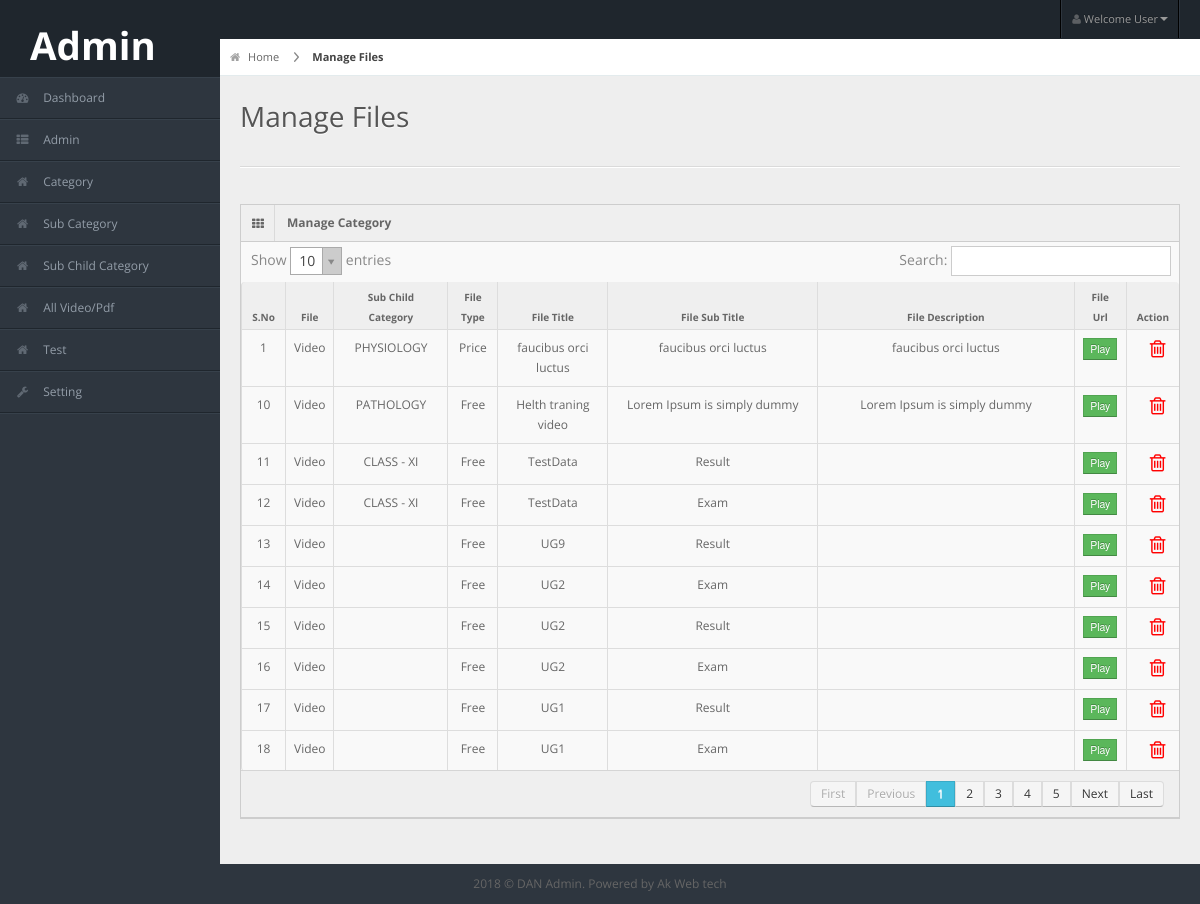
The page /manage_file.php on the database its author committed.
### tables this page shows
CREATE TABLE `video_pdf` (
  `id` int(11) NOT NULL,
  `file_type` varchar(50) NOT NULL,
  `sub_child_cat` int(11) NOT NULL,
  `type` int(11) NOT NULL,
  `file` text NOT NULL,
  `title` varchar(255) NOT NULL,
  `sub_title` varchar(255) NOT NULL,
  `desc` text NOT NULL,
  `status` int(11) NOT NULL,
  `created_on` datetime NOT NULL
);

CREATE TABLE `sub_child_category` (
  `id` int(11) NOT NULL,
  `cat_id` int(11) NOT NULL,
  `sub_cat_id` int(11) NOT NULL,
  `sub_child_name` varchar(100) NOT NULL,
  `status` int(11) NOT NULL,
  `created_on` datetime NOT NULL
);

### manage_file.php (the view, shortened to what this page needs)
<?php
$file = mysql_query("SELECT * FROM video_pdf order by created_on desc");
?>
<!DOCTYPE html>
<html lang="en">
   <?php include("segment/head.php");?>
<body>
   <?php include("segment/header.php");?>
    <?php include("segment/left_sidebar.php");?>
<div id="content">
  <div id="content-header">
    <div id="breadcrumb"> <a href="dashboard.php" title="Go to Home" class="tip-bottom"><i class="icon-home"></i> Home</a> <a href="#" class="current">Manage Files</a> </div>
    <h1>Manage Files</h1>
  </div>
  <div class="container-fluid">
    <hr>
    <div class="row-fluid">
      <div class="span12">
        <div class="widget-box">
          <div class="widget-title"> <span class="icon"><i class="icon-th"></i></span>
            <h5>Manage Category</h5>
          </div>
          <div class="widget-content nopadding">
		  <div class="table-responsive">
            <table class="table table-bordered data-table">
              <thead>
                <tr>
                  <th>S.No</th>
                  <th>File</th>
                  <th>Sub Child Category</th>
                  <th>File Type </th>
                  <th>File Title </th>
                  <th>File Sub Title </th>
                  <th>File Description</th>
                  <th>File Url </th>
                  <th>Action</th>
                </tr>
              </thead>
              <tbody>
			  <?php
			  $sn=1;
			  while($file_detail = mysql_fetch_array($file)){
			  $suc_child_cat = mysql_query("select sub_child_name from sub_child_category where id='".$file_detail['sub_child_cat']."'");
			       $detail = mysql_fetch_array($suc_child_cat);
			  ?>
                <tr class="gradeX<?=$file_detail['id'];?>">
                  <td class="center"><?=$sn;?></td>
                  <td><?php if($file_detail['file_type']=='video'){ echo "Video";}else{ echo "PDF";}?></td>
                  <td><?=$detail['sub_child_name'];?></td>
                  <td><?php if($file_detail['type']=='1'){ echo 'Free'; }else{ echo 'Price';} ?></td>
                  <td><?=$file_detail['title'];?></td>
                  <td><?=$file_detail['sub_title'];?></td>
                  <td><?=$file_detail['desc'];?></td>
                  <td><a href="img/file/<?php echo $file_detail['file'];?>"   target="_blank"><button class="btn btn-success btn-mini">Play</button></a></td>
                  <td>
				  <a href="javascript:void(0);" onclick="Delete('<?php print $file_detail['id'];?>','<?php print "File";?>')"><span class="icon-trash"><span></a></td>
                </tr>
			  <?php $sn++;} ?>
              </tbody>
            </table>
          </div>
          </div>
        </div>
      </div>
    </div>
  </div>
</div>
    <?php include("include/footer.php");?>
</body>
</html>

### css/matrix-style.css (style rules this page uses)
* { outline:none !important; -moz-outline: none !important; }
html, body { height:100% }
body { overflow-x: hidden; margin-top: -10px; font-family: 'Open Sans', sans-serif; font-size:12px; color:#666; }
a { color:#666; }
select, textarea, input[type="text"], input[type="password"], input[type="datetime"], input[type="datetime-local"], input[type="date"], input[type="month"], input[type="time"], input[type="week"], input[type="number"], input[type="email"], input[type="url"], input[type="search"], input[type="tel"], input[type="color"], .uneditable-input, .label, .dropdown-menu, .btn, .well, .progress, .table-bordered, .btn-group > .btn:first-child, .btn-group > .btn:last-child, .btn-group > .btn:last-child, .btn-group > .dropdown-toggle, .alert { border-radius:0px; }
.btn, textarea, input[type="text"], input[type="password"], input[type="datetime"], input[type="datetime-local"], input[type="date"], input[type="month"], input[type="time"], input[type="week"], input[type="number"], input[type="email"], input[type="url"], input[type="search"], input[type="tel"], input[type="color"], .uneditable-input { box-shadow:none; }
.progress, .progress-success .bar, .progress .bar-success, .progress-warning .bar, .progress .bar-warning, .progress-danger .bar, .progress .bar-danger, .progress-info .bar, .progress .bar-info, .btn, .btn-primary { background-image:none; }
hr { border-top-color:#dadada; }
#content { background: none repeat scroll 0 0 #eeeeee; margin-left: 220px; margin-right: 0; padding-bottom: 25px; position: relative; min-height:100%; width: auto; }
#content-header { position: abslute; width: 100%; margin-top: -38px; z-index: 20; }
#content-header h1 { color: #555555; font-size: 28px; font-weight: normal; float: none; text-shadow: 0 1px 0 #ffffff; margin-left: 20px; position: relative; }
#content-header h1, #content-header .btn-group { margin-top: 20px; }
#breadcrumb { background-color: #fff; border-bottom: 1px solid #e3ebed; }
#breadcrumb a { padding: 8px 20px 8px 10px; display: inline-block; background-image: url('../img/breadcrumb.png'); background-position: center right; background-repeat: no-repeat; font-size: 11px; color: #666666; }
#breadcrumb a:last-child { background-image:none; }
#breadcrumb a.current { font-weight: bold; color: #444444; }
#breadcrumb a i { margin-right: 5px; opacity: .6; }
.stat-boxes .peity_bar_good, .stat-boxes .peity_line_good, { color: #459D1C; }
.widget-box { background: none repeat scroll 0 0 #F9F9F9; border-left: 1px solid #CDCDCD; border-top: 1px solid #CDCDCD; border-right: 1px solid #CDCDCD; clear: both; margin-top: 16px; margin-bottom: 16px; position: relative; }
.widget-title, .modal-header, .table th, div.dataTables_wrapper .ui-widget-header { background:#efefef; border-bottom: 1px solid #CDCDCD; height: 36px; }
.widget-title span.icon { padding: 9px 10px 7px 11px; float: left; border-right:1px solid #dadada; }
.widget-title h5 { color: #666; float: left; font-size: 12px; font-weight: bold; padding: 12px; line-height: 12px; margin: 0; }
.widget-content { padding:15px; border-bottom: 1px solid #cdcdcd; }
.table th { height: auto; font-size: 10px; padding: 5px 10px 2px; border-bottom: 0; text-align: center; color: #666666; }
.nopadding { padding: 0 !important; }
.nopadding .table { margin-bottom: 0; }
.nopadding .table-bordered { border: 0; }
.icon-trash { font-size: 20px; color:red; }
.dataTable td { text-align:center; }

### css/matrix-media.css (style rules this page uses)
body { background:#2E363F; }

### segment/head.php (style rules this page uses)
.table-responsive { min-height:.01%; overflow-x:auto }

### rows shown on the page
video_pdf: file_type "Video", sub_child_category.sub_child_name "PHYSIOLOGY", type "Price", title "faucibus orci luctus", sub_title "faucibus orci luctus", desc "faucibus orci luctus"
video_pdf: file_type "Video", sub_child_category.sub_child_name "PATHOLOGY", type "Free", title "Helth traning video", sub_title "Lorem Ipsum is simply dummy", desc "Lorem Ipsum is simply dummy"
video_pdf: file_type "Video", sub_child_category.sub_child_name "CLASS - XI", type "Free", title "TestData", sub_title "Result"
video_pdf: file_type "Video", sub_child_category.sub_child_name "CLASS - XI", type "Free", title "TestData", sub_title "Exam"
video_pdf: file_type "Video", type "Free", title "UG9", sub_title "Result"
video_pdf: file_type "Video", type "Free", title "UG2", sub_title "Exam"
video_pdf: file_type "Video", type "Free", title "UG2", sub_title "Result"
video_pdf: file_type "Video", type "Free", title "UG2", sub_title "Exam"
video_pdf: file_type "Video", type "Free", title "UG1", sub_title "Result"
video_pdf: file_type "Video", type "Free", title "UG1", sub_title "Exam"
